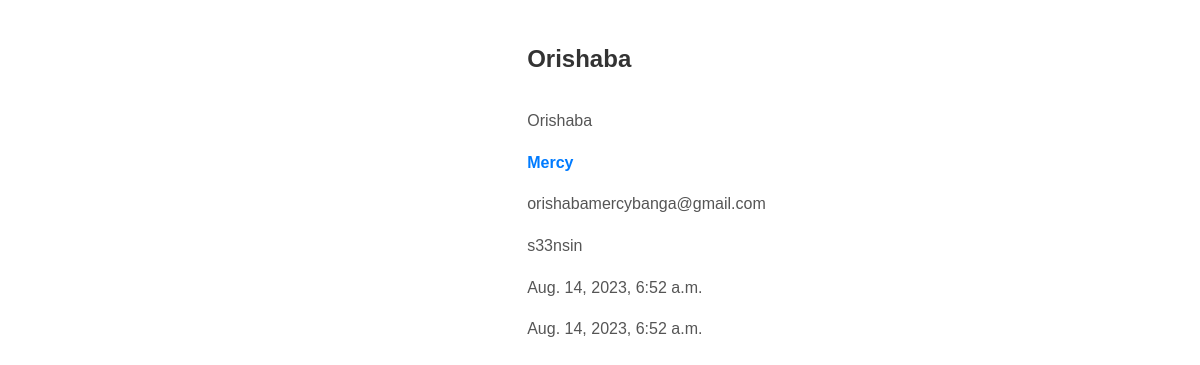
The page /customer/customers/2/ on the database its author committed.
### customer/models.py (models this page shows, shortened)
class Customer(models.Model):
    user=models.OneToOneField(User,null=True,on_delete=models.CASCADE)
    first_name=models.CharField(max_length=32)
    last_name=models.CharField(max_length=32)
    email=models.EmailField(max_length=32)
    password=models.CharField(max_length=12)
    date_created=models.DateTimeField(auto_now_add=True)
    date_updated=models.DateTimeField(auto_now=True)

### customer/views.py (the view)
# urls.py: path("customers/<int:id>/", customer_detail, name="customer_detail"),
def customer_detail(request , id):
    customer = Customer.objects.get(id=id)
    return render(request , 'customer/customer_detail.html',{'customer':customer})

### templates/customer/customer_detail.html (shortened to what this page needs)
<!DOCTYPE html>
<html lang="en">
<head>
</head>
<body>
    <h2>{{customer.user}}</h2>
    <p>{{customer.first_name}}</p>
    <span>{{customer.last_name}}</span>
    <p>{{customer.email}}</p>
    <p>{{customer.password}}</p>
    <p>{{customer.date_created}}</p>
    <p>{{customer.date_updated}}</p>
</body>
</html>

### templates/customer/customer_detail.html (style rules this page uses)
body { font-family: Arial, sans-serif; line-height: 1.6; margin: 0; padding: 20px; margin-left: 40%; }
h2 { color: #333; font-size: 24px; margin-bottom: 10px; text-transform: capitalize; margin-left: 4%; }
p { color: #555; margin-left: 4%; }
span { font-weight: bold; color: #007bff; display: block; margin-bottom: 10px; margin-left: 4%; }

### rows shown on the page
Customer: user "Orishaba", first_name "Orishaba", last_name "Mercy", email "orishabamercybanga@gmail.com", password "s33nsin", date_created "Aug. 14, 2023, 6:52 a.m.", date_updated "Aug. 14, 2023, 6:52 a.m."
